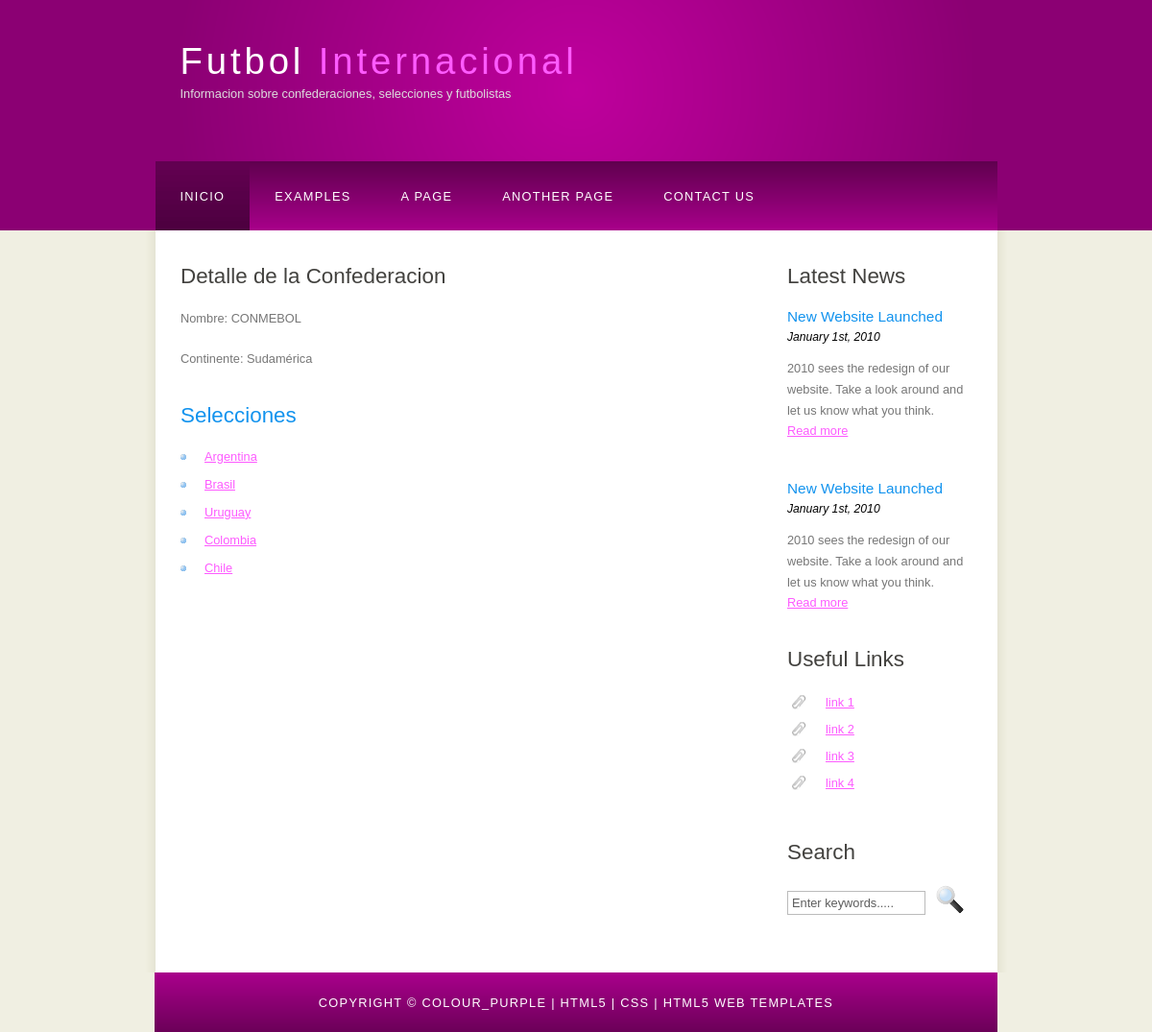
The page /seleccionesAPP/detalleConfederacion/5/ on the database its author committed.
### seleccionesAPP/models.py (models this page shows, shortened)
class Confederacion(models.Model):
    nombre = models.CharField(max_length=100)
    continente = models.CharField(max_length=50)

class Seleccion(models.Model):
    nombre = models.CharField(max_length=100)
    confederacion = models.ForeignKey(Confederacion, on_delete=models.CASCADE, related_name='seleccion')

### seleccionesAPP/views.py (the view)
# urls.py: path('detalleConfederacion/<int:id_confederacion>/', views.detalleConfederacion,name='detalleConfederacion'),
def detalleConfederacion(request, id_confederacion):
    confederacion = get_object_or_404(Confederacion, pk=id_confederacion)
    contexto = {'confederacion': confederacion}
    return render(request, 'detalleConfederacion.html', contexto)

### seleccionesAPP/templates/detalleConfederacion.html (shortened to what this page needs)
{% extends 'base.html' %}
{% block contenido %}
<html>
<head>
</head>
<body>
    <h1>Detalle de la Confederacion</h1>
    <p>Nombre: {{ confederacion.nombre }}</p>
    <p>Continente: {{ confederacion.continente }}</p>
    <h2>Selecciones</h2>
    <ul>
    {% for seleccion in confederacion.seleccion.all %}
        <li>
            <a href="{% url 'detalleSeleccion' seleccion.id %}">
                {{ seleccion.nombre }}
            </a>
        </li>
    {% empty %}
        <li>No hay selecciones asociadas a esta Confederacion.</li>
    {% endfor %}
    </ul>
</body>
</html>
{% endblock %}

### seleccionesAPP/static/style/style.css (style rules this page uses)
html { height: 100%; }
* { margin: 0; padding: 0; }
body { font: normal .80em 'trebuchet ms', arial, sans-serif; background: #F0EFE2; color: #777; }
p { padding: 0 0 20px 0; line-height: 1.7em; }
h1, h2, h3, h4, h5, h6 { font: normal 175% 'century gothic', arial, sans-serif; color: #43423F; margin: 0 0 15px 0; padding: 15px 0 5px 0; }
h2 { font: normal 175% 'century gothic', arial, sans-serif; color: #1293EE; }
a, a:hover { outline: none; text-decoration: underline; color: #FD5BFF; }
ul { margin: 2px 0 22px 17px; }
ul li { list-style-type: circle; margin: 0 0 6px 0; padding: 0 0 4px 5px; }
#content ul { margin: 2px 0 22px 0px; }
#content ul li { list-style-type: none; background: url(bullet.png) no-repeat; margin: 0 0 6px 0; padding: 0 0 4px 25px; line-height: 1.5em; }

### rows shown on the page
Confederacion: nombre "CONMEBOL", continente "Sudamérica"
Seleccion: nombre "Argentina"
Seleccion: nombre "Brasil"
Seleccion: nombre "Uruguay"
Seleccion: nombre "Colombia"
Seleccion: nombre "Chile"
